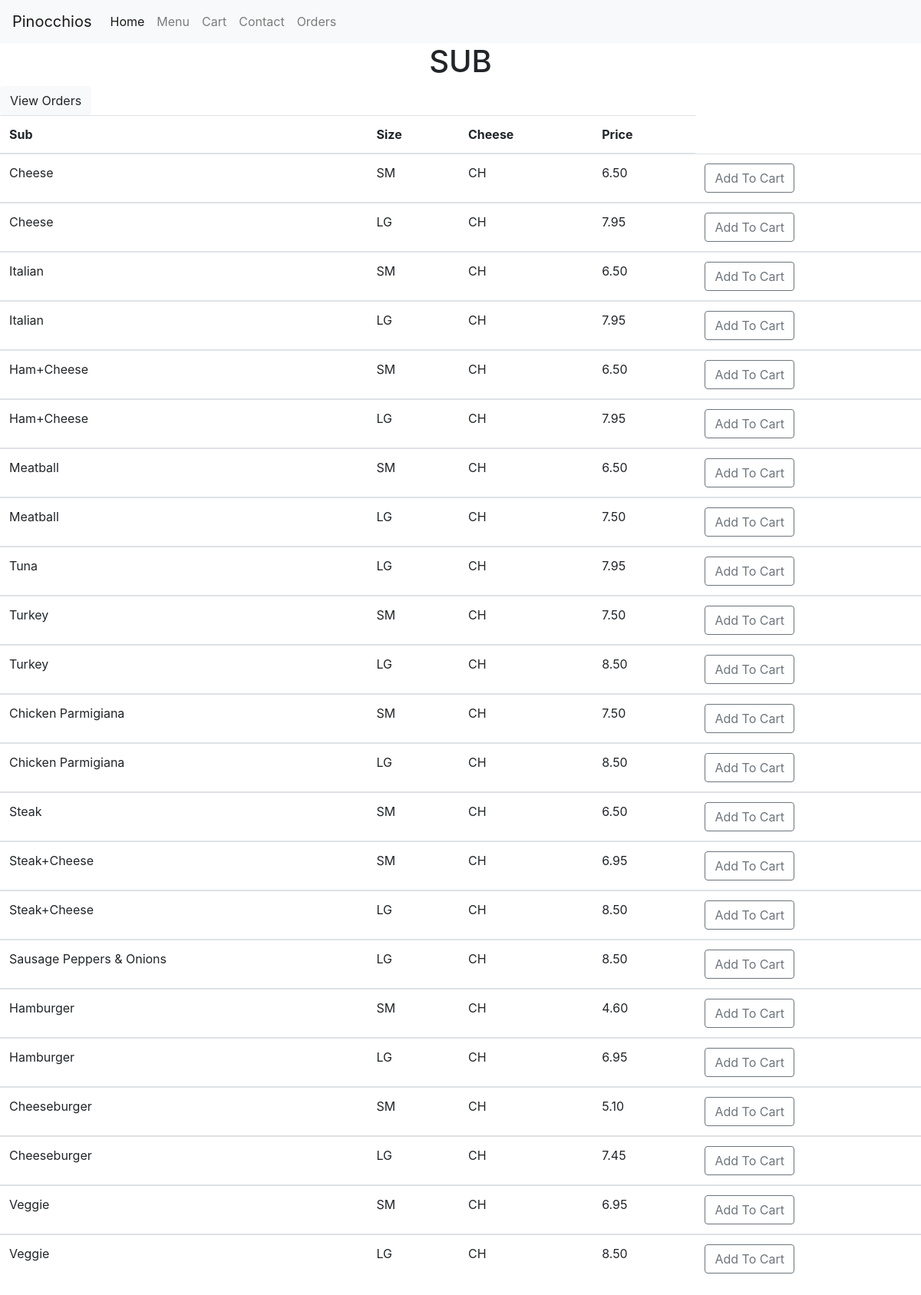
The app's page /menusub with its own data.
### orders/models.py (models this page shows)
class Sub(models.Model):
    Small='SM'
    Large='LG'
    Cheese='CH'
    NoCheese='NCH'
    SIZE_CHOICES=(
        (Small,'Small'),
        (Large,'Large'))
    CHEESE_CHOICES=(
        (Cheese,'Cheese'),
        (NoCheese,'NoCheese'),
        )
    Sub=models.CharField(max_length=64)
    Size=models.CharField(
        max_length=64,
        choices=SIZE_CHOICES,
        )
    Price=models.DecimalField(
        max_digits=5,
        decimal_places=2,
        default=1
        )
    def __str__(self):
        return f"{self.Sub} {self.Size} {self.Cheese} {self.Price}"

### orders/views.py (the view)
# urls.py: path("menusub", views.menusub, name="menusub"),
def menusub(request):
     context = {
       "Sub" : Sub.objects.all()
     }
     return render(request, "sub.html",context)

### templates/sub.html (shortened to what this page needs)
{% extends 'base.html' %}
{% block content %}
<h1 style="text-align:center;">SUB</h1>
<table class="table">
    <thead>
  <a class="btn btn-light" href="{% url 'view' %}">View Orders</a>
    <tr>
        <th scope="col">Sub</th>
        <th scope="col">Size</th>
        <th scope="col">Cheese</th>
        <th scope="col">Price</th>
    </thead>
    {% for item in Sub %}
     <tbody>
    <tr scope="row">
        <td>{{ item.Sub }}</td>
        <td>{{ item.Size }}</td>
        <td>{{ item.Cheese }}</td>
        <td>{{ item.Price }}</td>
<td> <a class=" btn btn-outline-secondary" href="{% url 'add' item item.Price %}">Add To Cart</a> </td>
    </tr>
     </tbody>
    {% endfor %}
</table>
{% endblock %}

### templates/base.html (style rules this page uses)
a { color:black; }

### records on screen
Sub: Sub "Cheese", Size "SM", Cheese "CH", Price "6.50"
Sub: Sub "Cheese", Size "LG", Cheese "CH", Price "7.95"
Sub: Sub "Italian", Size "SM", Cheese "CH", Price "6.50"
Sub: Sub "Italian", Size "LG", Cheese "CH", Price "7.95"
Sub: Sub "Ham+Cheese", Size "SM", Cheese "CH", Price "6.50"
Sub: Sub "Ham+Cheese", Size "LG", Cheese "CH", Price "7.95"
Sub: Sub "Meatball", Size "SM", Cheese "CH", Price "6.50"
Sub: Sub "Meatball", Size "LG", Cheese "CH", Price "7.50"
Sub: Sub "Tuna", Size "LG", Cheese "CH", Price "7.95"
Sub: Sub "Turkey", Size "SM", Cheese "CH", Price "7.50"
Sub: Sub "Turkey", Size "LG", Cheese "CH", Price "8.50"
Sub: Sub "Chicken Parmigiana", Size "SM", Cheese "CH", Price "7.50"
Sub: Sub "Chicken Parmigiana", Size "LG", Cheese "CH", Price "8.50"
Sub: Sub "Steak", Size "SM", Cheese "CH", Price "6.50"
Sub: Sub "Steak+Cheese", Size "SM", Cheese "CH", Price "6.95"
Sub: Sub "Steak+Cheese", Size "LG", Cheese "CH", Price "8.50"
Sub: Sub "Sausage Peppers & Onions", Size "LG", Cheese "CH", Price "8.50"
Sub: Sub "Hamburger", Size "SM", Cheese "CH", Price "4.60"
Sub: Sub "Hamburger", Size "LG", Cheese "CH", Price "6.95"
Sub: Sub "Cheeseburger", Size "SM", Cheese "CH", Price "5.10"
Sub: Sub "Cheeseburger", Size "LG", Cheese "CH", Price "7.45"
Sub: Sub "Veggie", Size "SM", Cheese "CH", Price "6.95"
Sub: Sub "Veggie", Size "LG", Cheese "CH", Price "8.50"
